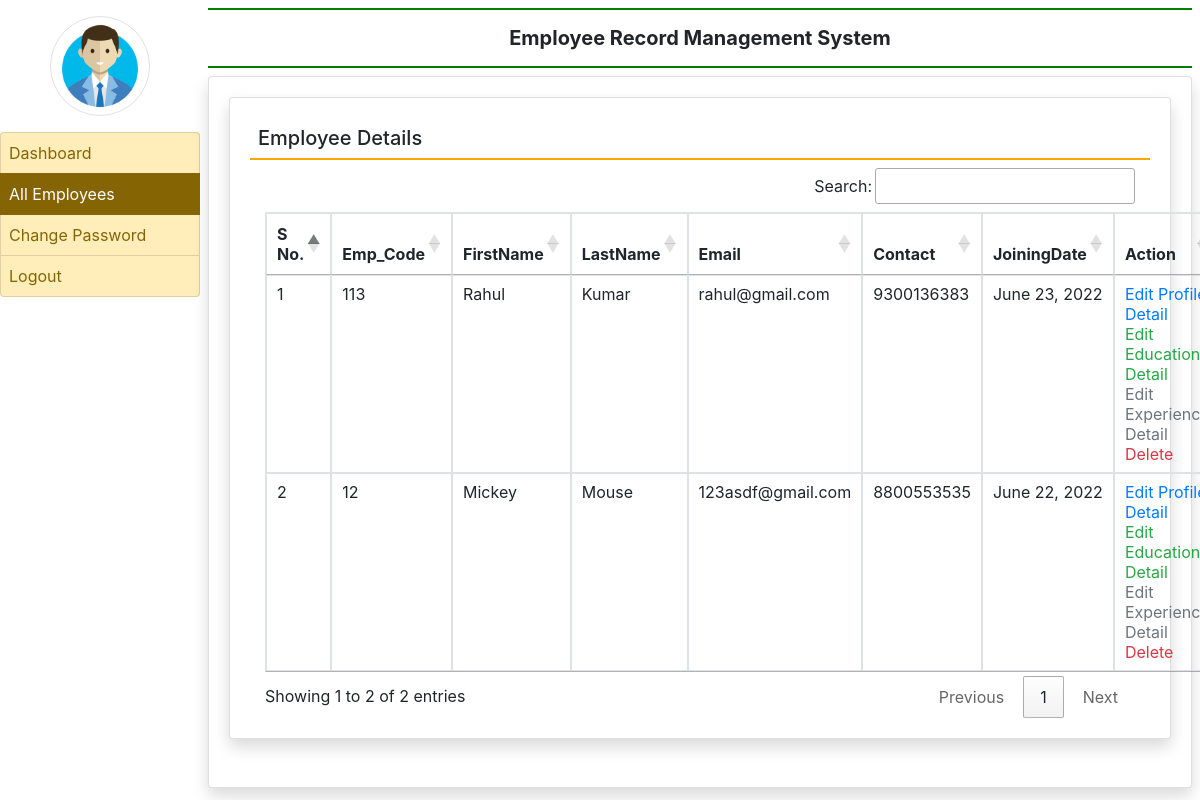
Screenshot of /all_employee (signed in) with the database file from the repository.
### employee/models.py (models this page shows, shortened)
class EmployeeDetail(models.Model):
    user = models.ForeignKey(User, on_delete=models.CASCADE, null=True)
    empcode = models.CharField(max_length=100, null=True)
    empdept = models.CharField(max_length=100,null=True)
    designation = models.CharField(max_length=100,null=True)
    contact = models.CharField(max_length=15, null=True)
    gender = models.CharField(max_length=20,null=True)
    joiningdate = models.DateField(null=True)

### employee/views.py (the view)
# urls.py: path('all_employee', all_employee, name='all_employee'),
def all_employee(request):
    if not request.user.is_authenticated:
        return redirect('admin_login')
    employee = EmployeeDetail.objects.all()
    return render(request, 'all_employee.html', locals())

### employee/templates/all_employee.html
{% extends 'admin_base.html' %}
{% block main  %}
<div class="card shadow">
    <div class="card-body">
        <h5 class="p-2" style="border-bottom: 2px solid orange;">Employee Details</h5>
        <div class="container-fluid">
            <table class="table table-bordered table-sm" id="example">
                <thead>
                <tr>
                    <th>S No.</th>
                    <th>Emp_Code</th>
                    <th>FirstName</th>
                    <th>LastName</th>
                    <th>Email</th>
                    <th>Contact</th>
                    <th>JoiningDate</th>
                    <th>Action</th>
                </tr>
                </thead>
                <tbody>
                {% for i in employee %}
                <tr>
                    <td>{{forloop.counter}}</td>
                    <td>{{i.empcode}}</td>
                    <td>{{i.user.first_name}}</td>
                    <td>{{i.user.last_name}}</td>
                    <td>{{i.user.username}}</td>
                    <td>{{i.contact}}</td>
                    <td>{{i.joiningdate}}</td>
                    <td><a href="{% url 'edit_profile' i.id %}" class="text-primary">Edit Profile Detail</a>
                        <br><a href="{% url 'edit_education' i.user.id %}" class="text-success">Edit Education Detail</a>
                        <br><a href="{% url 'edit_experience' i.user.id %}" class="text-secondary">Edit Experience Detail</a>
                        <br><a href="{% url 'delete_employee' i.user.id %}" class="text-danger" onclick="return confirm('Are You Sure?')">Delete</a>
                    </td>
                </tr>
                {% endfor %}
                </tbody>
            </table>
        </div>
    </div>
</div>
{% endblock %}

### employee/templates/admin_base.html (shortened to what this page needs)
{%load static %}
<html>
    <head>
        <link rel="stylesheet" href="https://maxcdn.bootstrapcdn.com/bootstrap/4.4.1/css/bootstrap.min.css">
  <link rel="stylesheet" href="https://use.fontawesome.com/releases/v5.7.0/css/all.css">
<link rel="stylesheet" href="https://cdn.datatables.net/1.10.20/css/jquery.dataTables.min.css">
<link rel="stylesheet" href="https://cdn.datatables.net/buttons/1.6.1/css/buttons.dataTables.min.css">
    </head>
    <body>
        <div class="container-fluid">
            <div class="row">
                <div class="col-sm-2 p-0">
                    <center><img src="{% static 'images/adminlogin.png'%}" width = "100" height="100" class="img-thumbnail rounded-circle my-3"></center>
                    <div class="list-group">
                        <a href="{% url 'admin_home' %}" class="list-group-item list-group-item-warning list-group-item-action {% if request.path == '/admin_home' %}active{% endif %}">Dashboard</a>
                        <a href="{% url 'all_employee' %}" class="list-group-item list-group-item-warning list-group-item-action {% if request.path == '/all_employee' %}active{% endif %}">All Employees</a>
                        <a href="{% url 'change_passwordadmin' %}" class="list-group-item list-group-item-warning list-group-item-action {% if request.path == '/change_passwordadmin' %}active{% endif %}">Change Password</a>
                        <a href="/logout" class="list-group-item list-group-item-warning list-group-item-action">Logout</a>
                    </div>
                </div>
                <div class="col-sm-10 p-0">
                    <div class="container-fluid p-2">
                        <h5 class="p-3 text-center font-weight-bold" style="border-bottom: 2px solid green;border-top: 2px solid green;">Employee Record Management System</h5>
                        <div class="card shadow" style="min-height: 89vh;">
                            <div class="card-body">
                                {% block main %}
                                {% endblock %}
                            </div>
                        </div>
                    </div>
                </div>
            </div>
        </div>
    </body>
</html>

### employee/templates/admin_base.html (style rules this page uses)
.list-group-item { padding:8px !important; }

### rows the page displays
EmployeeDetail: empcode "113", user.first_name "Rahul", user.last_name "Kumar", user.username "rahul@gmail.com", contact "9300136383", joiningdate "June 23, 2022"
EmployeeDetail: empcode "12", user.first_name "Mickey", user.last_name "Mouse", user.username "123asdf@gmail.com", contact "8800553535", joiningdate "June 22, 2022"
